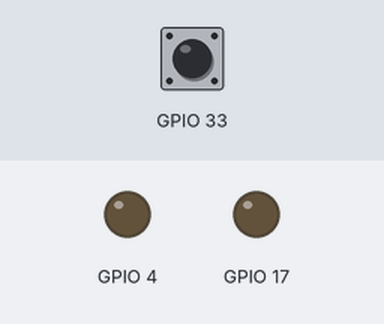
A sketch run on a simulated ESP32. On the bench: output pins drawn as LEDs (lit = HIGH). The test bench sets the inputs (shaded band); at power-on: GPIO 33 HIGH. Storage starts empty; EEPROM starts erased; the camera gives no picture; what the sketch prints to the serial monitor is not drawn. At 2.9 s the program puts the board to deep sleep or switches it off; the recording ends there.

Above: at 1.3 s.
1.4 s: GPIO 33 pulled LOW for 0.6 s
At 1.75 s:
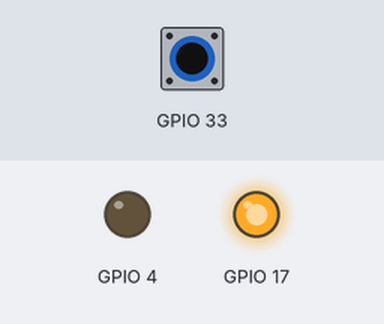
Timing chart, 0 to 2.9 s (numbered marks = the images above; inputs shaded):
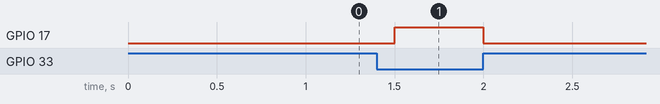

Measured:
- after the input at 1.4 s, GPIO 17: LOW → HIGH after 0.10 s, → LOW 0.50 s later

The sketch:

ESP32_CAM_TakePhotos_by_Click.ino
```cpp
#include "esp_camera.h"
#include "Arduino.h"
#include "FS.h"                // SD Card ESP32
#include "SD_MMC.h"            // SD Card ESP32
#include "soc/soc.h"           // Disable brownour problems
#include "soc/rtc_cntl_reg.h"  // Disable brownour problems
#include "driver/rtc_io.h"
#include <EEPROM.h>            // read and write from flash memory
// define the number of bytes you want to access
#define EEPROM_SIZE 1

RTC_DATA_ATTR bool first_time = true;

RTC_DATA_ATTR int bootCount = 0;

// Pin definition for CAMERA_MODEL_AI_THINKER
#define PWDN_GPIO_NUM     32
#define RESET_GPIO_NUM    -1
#define XCLK_GPIO_NUM      0
#define SIOD_GPIO_NUM     26
#define SIOC_GPIO_NUM     27
#define Y9_GPIO_NUM       35
#define Y8_GPIO_NUM       34
#define Y7_GPIO_NUM       39
#define Y6_GPIO_NUM       36
#define Y5_GPIO_NUM       21
#define Y4_GPIO_NUM       19
#define Y3_GPIO_NUM       18
#define Y2_GPIO_NUM        5
#define VSYNC_GPIO_NUM    25
#define HREF_GPIO_NUM     23
#define PCLK_GPIO_NUM     22

int pictureNumber = 0;

void setup() {
  Serial.begin(115200);
  if (first_time)
  {
    pinMode(33, INPUT_PULLUP);
    Serial.println(digitalRead(33));
    while (digitalRead(33))
    {
      delay(500);
    }
    first_time = false;
  }
  WRITE_PERI_REG(RTC_CNTL_BROWN_OUT_REG, 0); //disable brownout detector
  pinMode(17, OUTPUT);
  digitalWrite(17, HIGH);
  delay(500);
  digitalWrite(17, LOW);
  Serial.setDebugOutput(true);

  camera_config_t config;
  config.ledc_channel = LEDC_CHANNEL_0;
  config.ledc_timer = LEDC_TIMER_0;
  config.pin_d0 = Y2_GPIO_NUM;
  config.pin_d1 = Y3_GPIO_NUM;
  config.pin_d2 = Y4_GPIO_NUM;
  config.pin_d3 = Y5_GPIO_NUM;
  config.pin_d4 = Y6_GPIO_NUM;
  config.pin_d5 = Y7_GPIO_NUM;
  config.pin_d6 = Y8_GPIO_NUM;
  config.pin_d7 = Y9_GPIO_NUM;
  config.pin_xclk = XCLK_GPIO_NUM;
  config.pin_pclk = PCLK_GPIO_NUM;
  config.pin_vsync = VSYNC_GPIO_NUM;
  config.pin_href = HREF_GPIO_NUM;
  config.pin_sscb_sda = SIOD_GPIO_NUM;
  config.pin_sscb_scl = SIOC_GPIO_NUM;
  config.pin_pwdn = PWDN_GPIO_NUM;
  config.pin_reset = RESET_GPIO_NUM;
  config.xclk_freq_hz = 20000000;
  config.pixel_format = PIXFORMAT_JPEG;

  pinMode(4, INPUT);
  digitalWrite(4, LOW);
  rtc_gpio_hold_dis(GPIO_NUM_4);

  if (psramFound()) {
    config.frame_size = FRAMESIZE_UXGA; // FRAMESIZE_ + QVGA|CIF|VGA|SVGA|XGA|SXGA|UXGA
    config.jpeg_quality = 10;
    config.fb_count = 2;
  } else {
    config.frame_size = FRAMESIZE_SVGA;
    config.jpeg_quality = 12;
    config.fb_count = 1;
  }

  // Init Camera
  esp_err_t err = esp_camera_init(&config);
  if (err != ESP_OK) {
    Serial.printf("Camera init failed with error 0x%x", err);
    delay(500);
    ESP.restart();
  }
  /************camera_sensor_config************/
  sensor_t * s = esp_camera_sensor_get();

  s->set_brightness(s, 0);     // -2 to 2
  s->set_contrast(s, 2);       // -2 to 2
  s->set_saturation(s, 0);     // -2 to 2
  s->set_special_effect(s, 0); // 0 to 6 (0 - No Effect, 1 - Negative, 2 - Grayscale, 3 - Red Tint, 4 - Green Tint, 5 - Blue Tint, 6 - Sepia)
  s->set_whitebal(s, 1);       // 0 = disable , 1 = enable
  s->set_awb_gain(s, 1);       // 0 = disable , 1 = enable
  s->set_wb_mode(s, 0);        // 0 to 4 - if awb_gain enabled (0 - Auto, 1 - Sunny, 2 - Cloudy, 3 - Office, 4 - Home)
  s->set_exposure_ctrl(s, 1);  // 0 = disable , 1 = enable
  s->set_aec2(s, 0);           // 0 = disable , 1 = enable
  s->set_ae_level(s, 0);       // -2 to 2
  s->set_aec_value(s, 300);    // 0 to 1200
  s->set_gain_ctrl(s, 1);      // 0 = disable , 1 = enable
  s->set_agc_gain(s, 0);       // 0 to 30
  s->set_gainceiling(s, (gainceiling_t)0);  // 0 to 6
  s->set_bpc(s, 0);            // 0 = disable , 1 = enable
  s->set_wpc(s, 1);            // 0 = disable , 1 = enable
  s->set_raw_gma(s, 1);        // 0 = disable , 1 = enable
  s->set_lenc(s, 1);           // 0 = disable , 1 = enable
  s->set_hmirror(s, 0);        // 0 = disable , 1 = enable
  s->set_vflip(s, 0);          // 0 = disable , 1 = enable
  s->set_dcw(s, 1);            // 0 = disable , 1 = enable
  s->set_colorbar(s, 0);       // 0 = disable , 1 = enable
  /********************************************************/
  Serial.println("Starting SD Card");

  delay(500);
  if (!SD_MMC.begin()) {
    Serial.println("SD Card Mount Failed");
    digitalWrite(17, HIGH);
    while (1) {
      delay(500);
    }
  }

  uint8_t cardType = SD_MMC.cardType();
  if (cardType == CARD_NONE) {
    Serial.println("No SD Card attached");
    return;
  }

  camera_fb_t * fb = NULL;

  // Take Picture with Camera
  fb = esp_camera_fb_get();
  if (!fb) {
    Serial.println("Camera capture failed");
    return;
  }
  // initialize EEPROM with predefined size
  EEPROM.begin(EEPROM_SIZE);
  pictureNumber = EEPROM.read(0) + 1;

  // Path where new picture will be saved in SD Card
  String path = "/picture" + String(pictureNumber) + ".jpg";

  fs::FS &fs = SD_MMC;
  Serial.printf("Picture file name: %s\n", path.c_str());

  File file = fs.open(path.c_str(), FILE_WRITE);
  if (!file) {
    Serial.println("Failed to open file in writing mode");
  }
  else {
    file.write(fb->buf, fb->len); // payload (image), payload length
    Serial.printf("Saved file to path: %s\n", path.c_str());
    EEPROM.write(0, pictureNumber);
    EEPROM.commit();
  }
  file.close();
  esp_camera_fb_return(fb);

  delay(10);

  // Turns off the ESP32-CAM white on-board LED (flash) connected to GPIO 4
  pinMode(4, OUTPUT);
  digitalWrite(4, LOW);
  rtc_gpio_hold_en(GPIO_NUM_4);

  esp_sleep_enable_ext0_wakeup(GPIO_NUM_33, 0);

  Serial.println("Going to sleep now");
  delay(10);
  esp_deep_sleep_start();
  Serial.println("This will never be printed");
}

void loop() {

}

/*
#include<EEPROM.h>
void setup() {
EEPROM.begin(1);
EEPROM.write(0,0);
EEPROM.commit();
}

void loop() {
}
*/
```
